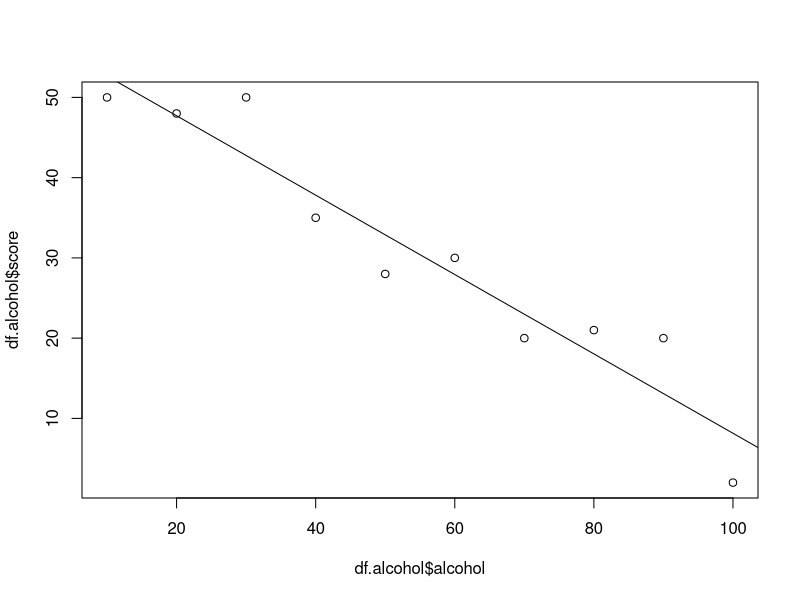
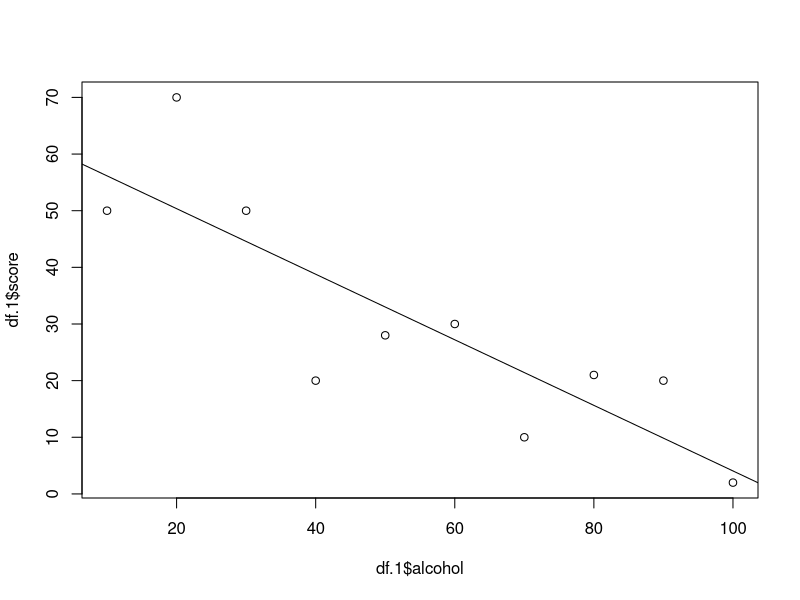
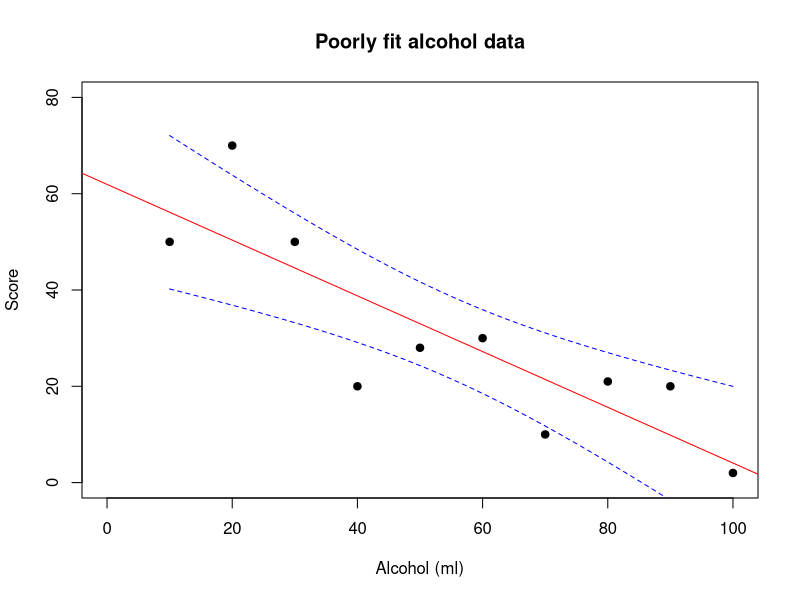
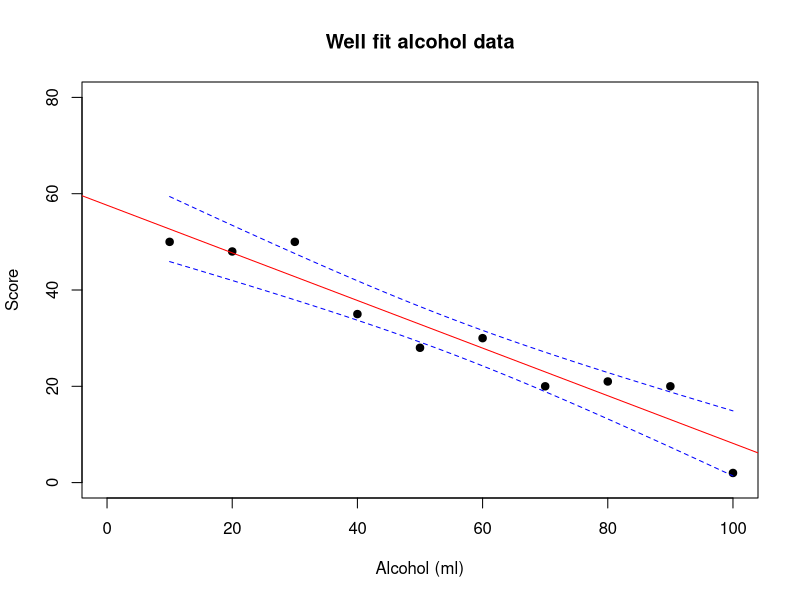
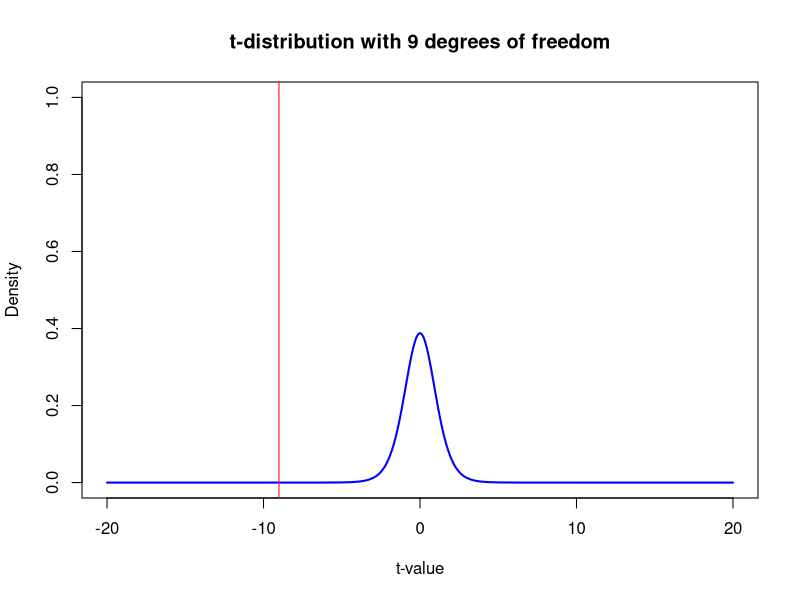
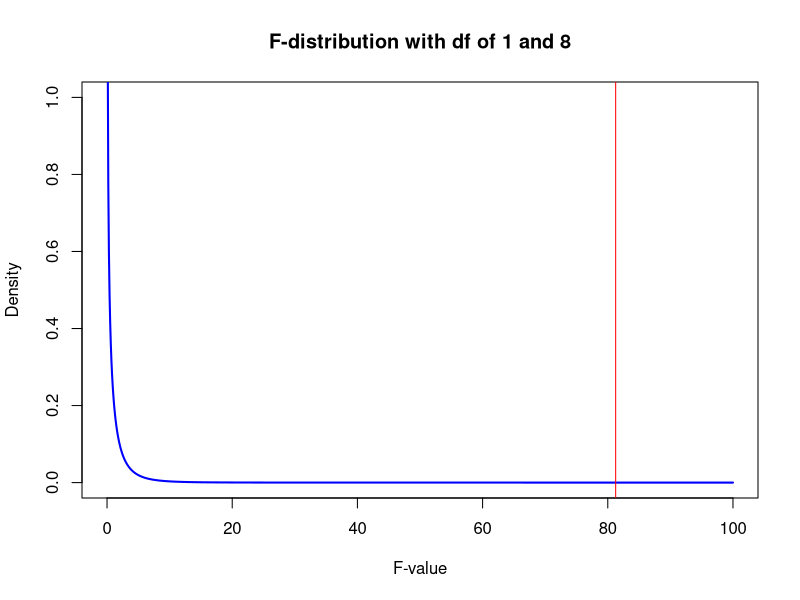

Recreate these plots in R, in order.
## ---- chunk 1
rm(list=ls())
df.sweetner <- data.frame(sweetner = seq(10,100,10), score = c(50, 45, 55, 58, 55, 51, 59, 60, 50, 55))
df.alcohol <- data.frame(alcohol = seq(10,100,10), score = c(50, 48, 50, 35, 28, 30, 20, 21, 20, 2))
df.caffeine <- data.frame(caffeine = seq(10,100,10), score = c(42, 55, 60, 70, 68, 75, 78, 60, 50, 30))
m1 <- lm(score~ alcohol, data = df.alcohol)
## ---- chunk 2
m1$residuals
## ---- chunk 3
summary(m1)
## ---- chunk 4
plot(df.alcohol$alcohol, df.alcohol$score)
abline(m1)
## ---- chunk 5
summary(m1)
## ---- chunk 6
df.1 <- data.frame(alcohol = seq(10,100,10), score = c(50, 70, 50, 20, 28, 30, 10, 21, 20, 2))
m2 <- lm(score~alcohol, data = df.1)
plot(df.1$alcohol, df.1$score)
abline(m2)
summary(m2)
## ---- chunk 7
new.data <- data.frame(alcohol = seq(10,100,1)) # value we will calculate the confidence interval for
m2.ci <- predict(m2, newdata = new.data, interval = "confidence", level = 0.95)
m2.ci <- as.data.frame(m2.ci) # makes it easier to pick the coluns using syntax we already know
head(m2.ci) #first few fits and upper and lower condifence interval values
## ---- chunk 8
plot(c(0,100), c(0,80), type='n', xlab = 'Alcohol (ml)', ylab = 'Score', main = 'Poorly fit alcohol data')
points(df.1$alcohol, df.1$score, col='black', pch=19)
abline(m2, col = 'red')
lines(new.data$alcohol, m2.ci$lwr, col="blue", lty=2)
lines(new.data$alcohol, m2.ci$upr, col="blue", lty=2)
## ---- chunk 9
# Generate confidence intervals for the original data
new.data <- data.frame(alcohol = seq(10,100,1)) # value we will calculate the confidence interval for
m1.ci <- predict(m1, newdata = new.data, interval = "confidence", level = 0.95)
m1.ci <- as.data.frame(m1.ci) # makes it easier to pick the coluns using syntax we already know

# Plot our origonal data
plot(c(0,100), c(0,80), type='n', xlab = 'Alcohol (ml)', ylab = 'Score', main = 'Well fit alcohol data')
points(df.alcohol$alcohol, df.alcohol$score, col='black', pch=19)
abline(m1, col = 'red')
lines(new.data$alcohol, m1.ci$lwr, col="blue", lty=2)
lines(new.data$alcohol, m1.ci$upr, col="blue", lty=2)
## ---- chunk 10
plot(c(-20, 20), c(0,1), type='n', ylab = 'Density', xlab = 't-value', main = 't-distribution with 9 degrees of freedom')
x <- seq(-20,20,0.1)
lines(x, dt(x,9), lwd=2, col='blue')
abline(v=-9.014, col = 'red')
## ---- chunk 11
summary(m1)
## ---- chunk 12
plot(c(0, 100), c(0,1), type='n', ylab = 'Density', xlab = 'F-value', main = 'F-distribution with df of 1 and 8')
x <- seq(0,100,0.1)
lines(x, df(x, df1 = 1, df2 = 8), lwd=2, col='blue')
abline(v=81.26, col='red')
## ---- chunk 13
anova(m1)
